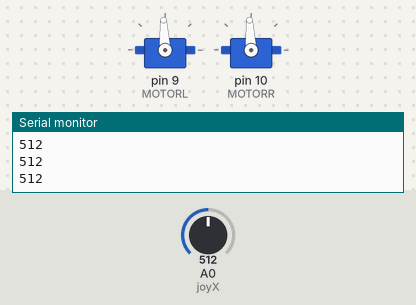
The sketch below on a simulated Arduino Uno, built with avr-gcc and run on an emulated ATmega328P. On the bench: 2 × servo, the last lines printed to the serial monitor. Inputs (shaded band) come from the test bench; at power-on: A0 (joyX) = 512.

Above: at 1.2 s.
1.3 s: A0 (joyX) set to 716
At 1.7 s:
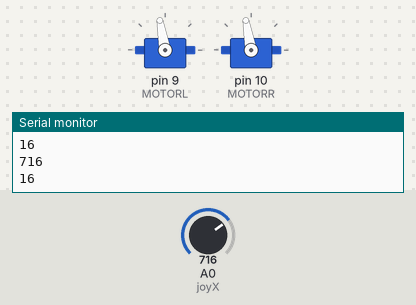
2.8 s: A0 (joyX) set to 122
At 4.0 s:
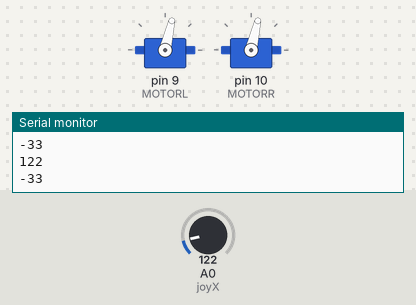
4.3 s: A0 (joyX) set to 510
At 5.0 s:
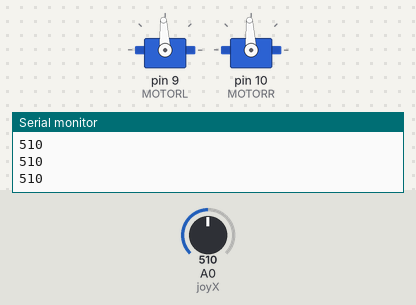
Timing chart, 0 to 7.3 s (numbered marks = the images above; inputs shaded):
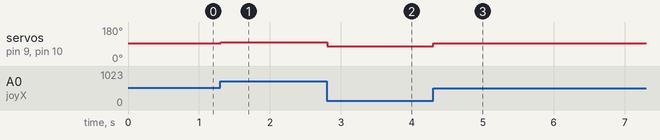

Measured:
- after the input at 1.3 s, servo on pin 9 (MOTORL), servo on pin 10 (MOTORR): 93° → 100° at once
- after the input at 2.8 s, servo on pin 9 (MOTORL), servo on pin 10 (MOTORR): 100° → 77° at once
- after the input at 4.3 s, servo on pin 9 (MOTORL), servo on pin 10 (MOTORR): 77° → 93° at once

The sketch:

vexMotorRobotControlFull.ino
```cpp
//************************** vexMotorRobotControlFull *****************************************
// Created By: Thomas Reynolds, Luke Gentle, Khe Kit Shum using code from Evan Weinberg
//
// Created On: 2/14/2020
//
// Last Modified: 2/21/2020
//
// Purpose: Control Vex motors
//
//*****************************************************************************************

#include <Servo.h>

#define MOTORL 9
#define MOTORR 10
#define JOY 0

Servo motorL,motorR;              //Define variables for each motor set
int joyX = 0;
int joyVal;

void setup()
{
  pinMode(MOTORL,OUTPUT);   //Set MOTOR1 to be an output pin.
  pinMode(MOTORR,OUTPUT);

  motorL.attach(MOTORL); //motorL will be controlled by MOTORL pin
  motorR.attach(MOTORR);

  Serial.begin(9600);

}//End of setup


void loop()
{
  joyVal = analogRead(joyX);
  Serial.print(joyVal);
  Serial.print("\n");
  if (joyVal < 500 || joyVal > 540){
    Serial.print((joyVal-520)/12); //This works but I don't know why
    Serial.print("\n");
    motorControl((joyVal-520)/12);
  }else{
    motorControl(0);
  }
  delay(10);                    //Wait 10 ms to check again

}//End of loop


//The functions below let you send a power value between -100 and 100 to the motors.
//The servo library uses numbers between 1000 and 2000 to control servos.
int motorControl(int value)
{
  motorL.write(map(value,-100,100,1000,2000));
  motorR.write(map(value,-100,100,1000,2000));
}//End of motorControl
```
